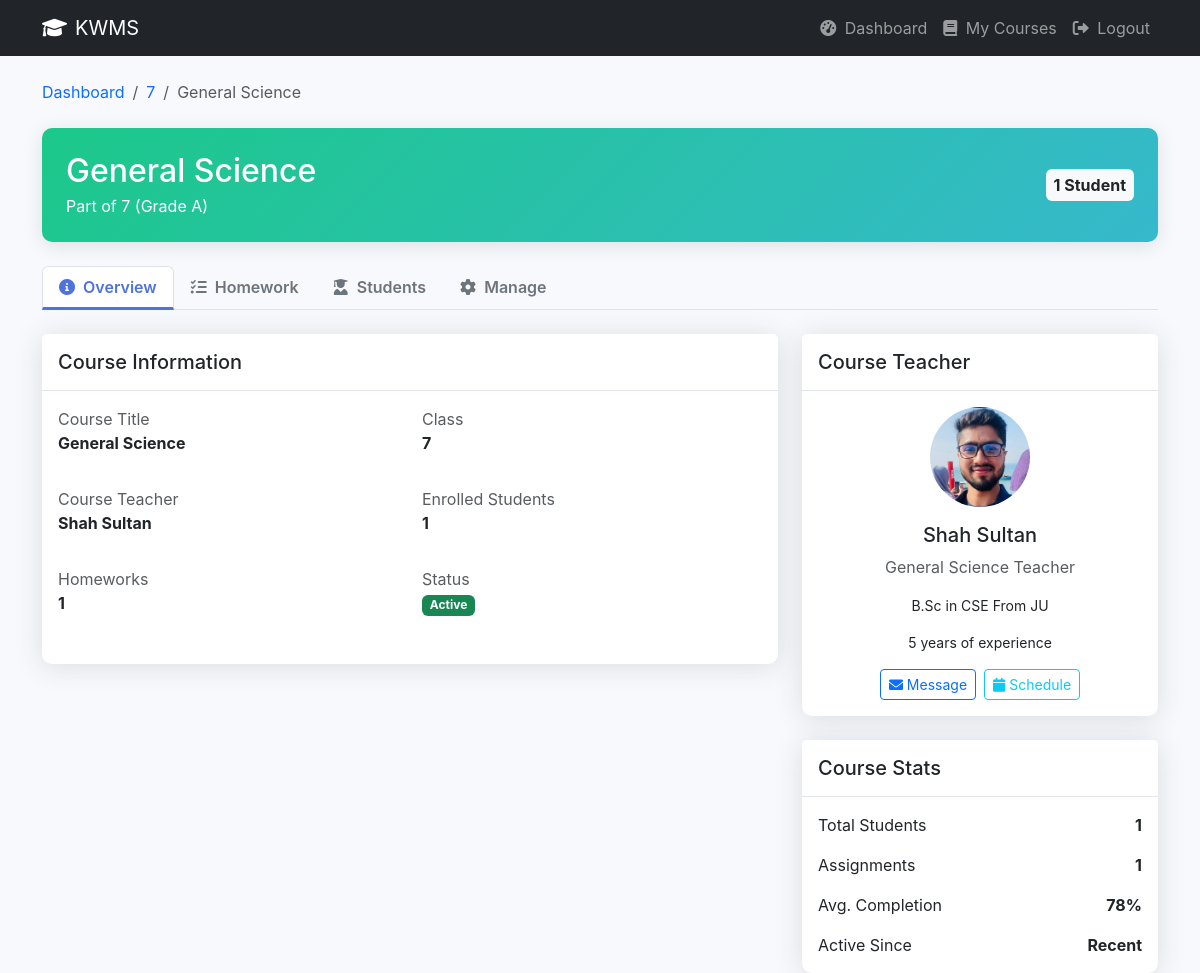
Screenshot of /course/1/details/ (signed in) with the database file from the repository.
### core/models.py (models this page shows, shortened)
class Course(models.Model):
    title = models.CharField(max_length=128)
    classroom = models.ForeignKey(ClassRoom, on_delete=models.CASCADE)
    teacher = models.ForeignKey('User', on_delete=models.SET_NULL, null=True, limit_choices_to={'role': 'teacher'})

class ClassRoom(models.Model):
    name = models.CharField(max_length=64, unique=True)   # Play, KG, One, Two…
    grade = models.CharField(max_length=32, blank=True)
    curriculum = models.TextField(blank=True)             # Curriculum details
    teacher = models.ForeignKey(
        'User',
        on_delete=models.SET_NULL,
        null=True, blank=True,
        limit_choices_to={'role': 'teacher'}
    )
    monthly_fee = models.DecimalField(max_digits=10, decimal_places=2, default=0.00)

class User(AbstractUser):
    ROLE_CHOICES = (
        ("admin", "Admin"),
        ("teacher", "Teacher"),
        ("student", "Student"),
    )
    role = models.CharField(max_length=10, choices=ROLE_CHOICES)
    def is_teacher(self):
        return self.role == 'teacher'
    def is_student(self):
        return self.role == 'student'

class TeaacherProfile(models.Model):
    user = models.OneToOneField(User, on_delete=models.CASCADE, related_name='teacher_profile')
    full_name = models.CharField(max_length=128, blank=True)
    class_room = models.ForeignKey(ClassRoom, on_delete=models.SET_NULL, null=True, blank=True)
    date_of_birth = models.DateField(null=True, blank=True)
    address = models.TextField(blank=True)
    phone = models.CharField(max_length=24, blank=True)
    photo = models.ImageField(upload_to='teacher_photos/', blank=True, null=True)
    qualification = models.CharField(max_length=256, blank=True)
    experience_years = models.PositiveIntegerField(default=0)

### core/views.py (the view)
# urls.py: path("course/<int:course_id>/details/", views.course_details, name="course_details"),
@login_required
def course_details(request, course_id):
    course = get_object_or_404(Course, id=course_id)
    if request.user.role == 'teacher' and course.teacher != request.user:
        messages.error(request, "You don't have permission to view this course.")
        return redirect('dashboard')
    if request.user.role == 'student':
        student_profile = getattr(request.user, 'student_profile', None)
        if not student_profile or student_profile.class_room != course.classroom:
            messages.error(request, "You don't have permission to view this course.")
            return redirect('dashboard')
    homeworks = Homework.objects.filter(course=course).order_by('-created_at')
    enrollments = Enrollment.objects.filter(course=course).select_related('student')
    teacher_profile = None
    if course.teacher:
        teacher_profile = getattr(course.teacher, 'teacher_profile', None)
    is_enrolled = False
    if request.user.role == 'student':
        student_profile = getattr(request.user, 'student_profile', None)
        if student_profile:
            is_enrolled = Enrollment.objects.filter(student=student_profile, course=course).exists()
    context = {
        'course': course,
        'homeworks': homeworks,
        'enrollments': enrollments,
        'teacher_profile': teacher_profile,
        'is_enrolled': is_enrolled,
        'now': timezone,  # Add current time for homework due date comparison
    }
    return render(request, 'teacher/course_details.html', context)

### core/templates/teacher/course_details.html (shortened to what this page needs)
<!DOCTYPE html>
<html lang="en">
  <head>
    <link
      href="https://cdn.jsdelivr.net/npm/bootstrap@5.3.0-alpha1/dist/css/bootstrap.min.css"
      rel="stylesheet"
    />
    <link
      href="https://cdnjs.cloudflare.com/ajax/libs/font-awesome/6.0.0/css/all.min.css"
      rel="stylesheet"
    />
  </head>
  <body>
    <nav class="navbar navbar-expand-lg navbar-dark bg-dark mb-4">
      <div class="container">
        <a class="navbar-brand" href="{% url 'dashboard' %}">
          <i class="fas fa-graduation-cap me-2"></i>KWMS
        </a>
        <div class="navbar-nav ms-auto">
          <a class="nav-link" href="{% url 'dashboard' %}">
            <i class="fas fa-tachometer-alt me-1"></i> Dashboard
          </a>
          {% if request.user.is_teacher %}
          <a class="nav-link" href="{% url 'teacher_courses' %}">
            <i class="fas fa-book me-1"></i> My Courses
          </a>
          {% endif %}
          <a class="nav-link" href="{% url 'logout' %}">
            <i class="fas fa-sign-out-alt me-1"></i> Logout
          </a>
        </div>
      </div>
    </nav>
    <div class="container">
      <nav aria-label="breadcrumb" class="mb-4">
        <ol class="breadcrumb">
          <li class="breadcrumb-item">
            <a href="{% url 'dashboard' %}" class="text-decoration-none"
              >Dashboard</a
            >
          </li>
          <li class="breadcrumb-item">
            <a
              href="{% url 'class_details' course.classroom.id %}"
              class="text-decoration-none"
              >{{ course.classroom.name }}</a
            >
          </li>
          <li class="breadcrumb-item active" aria-current="page">
            {{ course.title }}
          </li>
        </ol>
      </nav>
      <div class="course-header p-4 mb-4">
        <div class="d-flex justify-content-between align-items-center">
          <div>
            <h2 class="mb-1">{{ course.title }}</h2>
            <p class="mb-0">
              Part of {{ course.classroom.name }}{% if course.classroom.grade %}
              (Grade {{ course.classroom.grade }}){% endif %}
            </p>
          </div>
          <div>
            <span class="badge bg-light text-dark fs-6 p-2">
              {% if enrollments.count == 1 %} 1 Student {% else %} {{ enrollments.count }} Students {% endif %}
            </span>
          </div>
        </div>
      </div>
      <ul class="nav nav-tabs mb-4" id="courseTabs" role="tablist">
        <li class="nav-item" role="presentation">
          <button
            class="nav-link active"
            id="overview-tab"
            data-bs-toggle="tab"
            data-bs-target="#overview"
            type="button"
            role="tab"
          >
            <i class="fas fa-info-circle me-1"></i> Overview
          </button>
        </li>
        <li class="nav-item" role="presentation">
          <button
            class="nav-link"
            id="homework-tab"
            data-bs-toggle="tab"
            data-bs-target="#homework"
            type="button"
            role="tab"
          >
            <i class="fas fa-tasks me-1"></i> Homework
          </button>
        </li>
        <li class="nav-item" role="presentation">
          <button
            class="nav-link"
            id="students-tab"
            data-bs-toggle="tab"
            data-bs-target="#students"
            type="button"
            role="tab"
          >
            <i class="fas fa-user-graduate me-1"></i> Students
          </button>
        </li>
        {% if request.user.is_teacher and request.user == course.teacher %}
        <li class="nav-item" role="presentation">
          <button
            class="nav-link"
            id="manage-tab"
            data-bs-toggle="tab"
            data-bs-target="#manage"
            type="button"
            role="tab"
          >
            <i class="fas fa-cog me-1"></i> Manage
          </button>
        </li>
        {% endif %}
      </ul>
      <div class="tab-content" id="courseTabsContent">
        <div class="tab-pane fade show active" id="overview" role="tabpanel">
          <div class="row">
            <div class="col-lg-8">
              <div class="info-card card mb-4">
                <div class="card-header py-3">
                  <h5 class="m-0 font-weight-bold">Course Information</h5>
                </div>
                <div class="card-body">
                  <div class="row">
                    <div class="col-sm-6 mb-3">
                      <p class="mb-0 text-muted">Course Title</p>
                      <p class="fw-bold">{{ course.title }}</p>
                    </div>
                    <div class="col-sm-6 mb-3">
                      <p class="mb-0 text-muted">Class</p>
                      <p class="fw-bold">{{ course.classroom.name }}</p>
                    </div>
                  </div>
                  <div class="row">
                    <div class="col-sm-6 mb-3">
                      <p class="mb-0 text-muted">Course Teacher</p>
                      <p class="fw-bold">
                        {% if course.teacher %}
                        {{course.teacher.get_full_name|default:course.teacher.username}}
                        {% else %}
                         Not assigned
                         {% endif %}
                      </p>
                    </div>
                    <div class="col-sm-6 mb-3">
                      <p class="mb-0 text-muted">Enrolled Students</p>
                      <p class="fw-bold">{{ enrollments.count }}</p>
                    </div>
                  </div>
                  <div class="row">
                    <div class="col-sm-6 mb-3">
                      <p class="mb-0 text-muted">Homeworks</p>
                      <p class="fw-bold">{{ homeworks.count }}</p>
                    </div>
                    <div class="col-sm-6 mb-3">
                      <p class="mb-0 text-muted">Status</p>
                      <p class="fw-bold">
                        <span class="badge bg-success">Active</span>
                      </p>
                    </div>
                  </div>
                </div>
              </div>
            </div>
            <div class="col-lg-4">
              {% if course.teacher and teacher_profile %}
              <div class="info-card card mb-4">
                <div class="card-header py-3">
                  <h5 class="m-0 font-weight-bold">Course Teacher</h5>
                </div>
                <div class="card-body text-center">
                  {% if teacher_profile.photo %}
                  <img
                    src="{{ teacher_profile.photo.url }}"
                    class="rounded-circle mb-3"
                    alt="Teacher Image"
                    style="width: 100px; height: 100px; object-fit: cover"
                  />
                  {% endif %}
                  <h5>
                    {{ teacher_profile.full_name|default:course.teacher.username}}
                  </h5>
                  <p class="text-muted">{{ course.title }} Teacher</p>
                  {% if teacher_profile.qualification %}
                  <p class="small">{{ teacher_profile.qualification }}</p>
                  {% endif %} {% if teacher_profile.experience_years %}
                  <p class="small">
                    {{ teacher_profile.experience_years }} years of experience
                  </p>
                  {% endif %}
                  <div class="d-flex justify-content-center">
                    <a href="#" class="btn btn-outline-primary btn-sm me-2">
                      <i class="fas fa-envelope"></i> Message
                    </a>
                    <a href="#" class="btn btn-outline-info btn-sm">
                      <i class="fas fa-calendar"></i> Schedule
                    </a>
                  </div>
                </div>
              </div>
              {% endif %}
              <div class="info-card card">
                <div class="card-header py-3">
                  <h5 class="m-0 font-weight-bold">Course Stats</h5>
                </div>
                <div class="card-body">
                  <div
                    class="d-flex justify-content-between align-items-center mb-3"
                  >
                    <span>Total Students</span>
                    <span class="fw-bold">{{ enrollments.count }}</span>
                  </div>
                  <div
                    class="d-flex justify-content-between align-items-center mb-3"
                  >
                    <span>Assignments</span>
                    <span class="fw-bold">{{ homeworks.count }}</span>
                  </div>
                  <div
                    class="d-flex justify-content-between align-items-center mb-3"
                  >
                    <span>Avg. Completion</span>
                    <span class="fw-bold">78%</span>
                  </div>
                  <div
                    class="d-flex justify-content-between align-items-center"
                  >
                    <span>Active Since</span>
                    <span class="fw-bold"
                      >{{ course.classroom.created_at|date:"MY"|default:"Recent" }}</span
                    >
                  </div>
                </div>
              </div>
            </div>
          </div>
        </div>
      </div>
    </div>
  </body>
</html>

### core/templates/teacher/course_details.html (style rules this page uses)
:root { --primary: #4e73df; --secondary: #6c757d; --success: #1cc88a; --info: #36b9cc; --warning: #f6c23e; --danger: #e74a3b; --light: #f8f9fc; --dark: #5a5c69; }
body { background-color: #f8f9fc; font-family: "Nunito", -apple-system, BlinkMacSystemFont, "Segoe UI", Roboto, "Helvetica Neue", Arial, sans-serif; }
.course-header { background: linear-gradient( 135deg, var(--success) 0%, var(--info) 100% ); color: white; border-radius: 10px; box-shadow: 0 4px 20px rgba(0, 0, 0, 0.1); }
.info-card { border-radius: 10px; border: none; box-shadow: 0 0.15rem 1.75rem 0 rgba(58, 59, 69, 0.15); transition: transform 0.2s; }
.info-card .card-header { font-weight: 700; border-bottom: 1px solid #e3e6f0; background-color: #fff; }
.tab-content { min-height: 300px; }
.nav-tabs .nav-link { color: var(--secondary); font-weight: 600; }
.nav-tabs .nav-link.active { color: var(--primary); border-bottom: 3px solid var(--primary); }

### rows the page displays
Course: classroom.name "7", title "General Science", classroom.grade "A", teacher.get_full_name "Shah Sultan", classroom.created_at "Recent"
TeaacherProfile: photo (picture), full_name "Shah Sultan", qualification "B.Sc in CSE From JU", experience_years "5"

### other values shown
{{ enrollments.count }} "1"
{{ homeworks.count }} "1"
